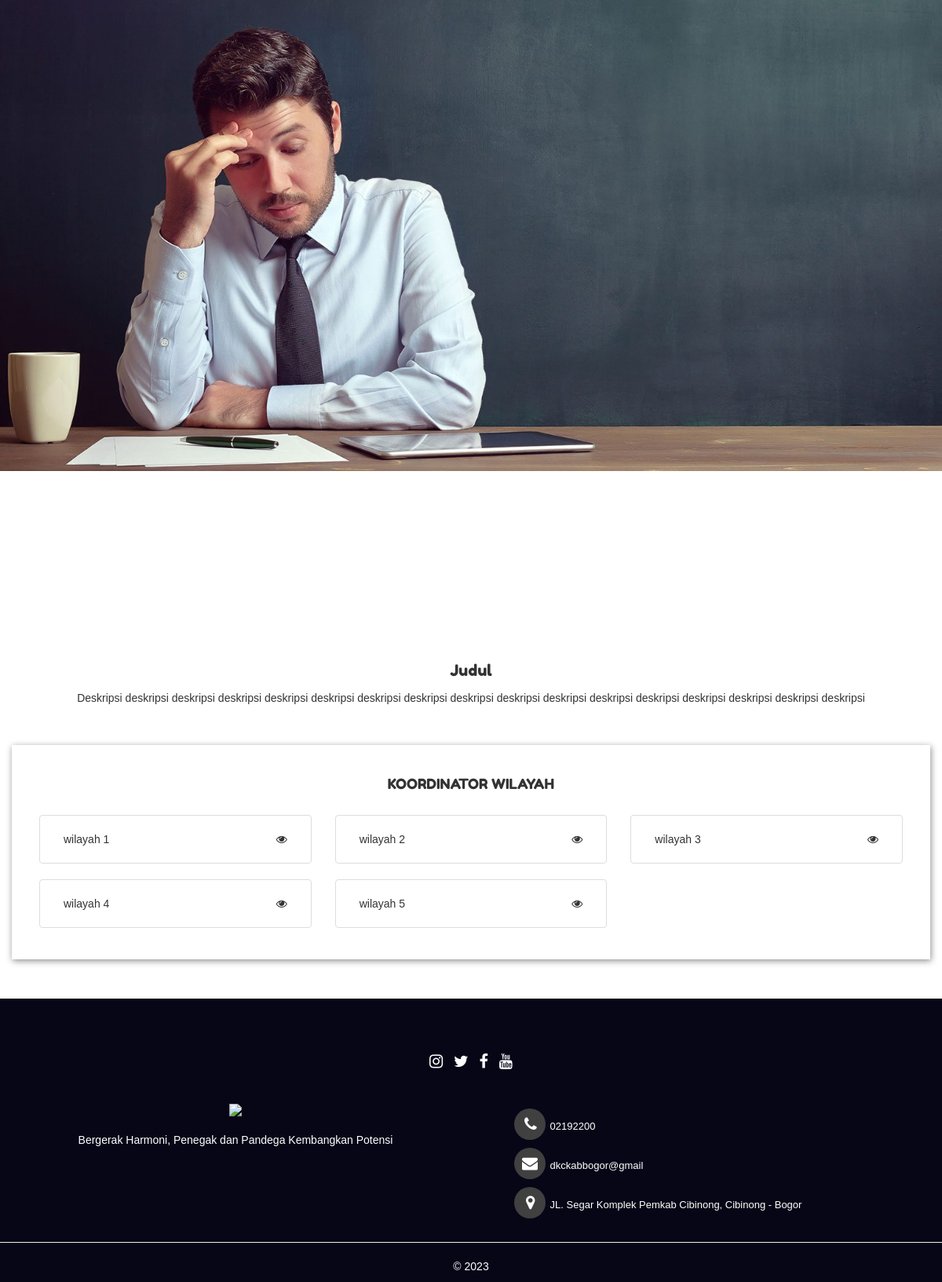
Screenshot of /dkc/korwil.php with the database file from the repository.
### tables this page shows
CREATE TABLE `menu` (
  `id` int(11) NOT NULL,
  `menu` varchar(200) NOT NULL,
  `gambar` varchar(200) NOT NULL,
  `judul` varchar(50) NOT NULL,
  `deskripsi` varchar(1000) NOT NULL,
  `tstamp` varchar(200) NOT NULL
);

CREATE TABLE `korwil` (
  `id` int(11) NOT NULL,
  `gambar` varchar(200) NOT NULL,
  `nama` varchar(200) NOT NULL,
  `wilayah` varchar(30) NOT NULL,
  `tstamp` varchar(30) NOT NULL
);

### adm/dkc/adm/f/fungsi/fungsi.php (called while the page is built, shortened)
<?php
$conn = mysqli_connect('localhost', 'root', '', 'dkc');
function korwil__menu() {
  global $conn;
  return mysqli_query($conn, "SELECT * FROM menu WHERE menu = 'korwil'");
}
function select__korwil() {
  global $conn;
  return mysqli_query($conn, "SELECT * FROM korwil ORDER BY id ASC");
}
function url(){
  return $url = 'http://localhost/dkkk/';
}
?>

### dkc/korwil.php (the view, shortened to what this page needs)
<?php
require '../adm/dkc/adm/f/fungsi/fungsi.php';
?>
<!DOCTYPE html>
<html lang="en" style="overflow-x: hidden">
<head>
  <link rel='stylesheet' href='<?= url(); ?>assets/css/bootstrap.min.css'>
  <link rel="stylesheet" type="text/css" href="<?= url(); ?>assets/css/style.css">
  <link rel="stylesheet" href="https://cdnjs.cloudflare.com/ajax/libs/font-awesome/4.7.0/css/font-awesome.min.css">
<body>
  <div class="swiper-container">
    <div class="swiper-wrapper">
      <?php foreach (korwil__menu() as $key): ?>
        <div class="swiper-slide"> <img src="<?= url() ?>adm/dkc/adm/assets/file/menu/<?= $key['gambar'] ?>"> </div>
      <?php endforeach ?>
    </div>
  </div>
  <br>
  <br>
  <div class="container">
    <center>
      <p style="font-family: 'Fredoka One'; font-size: 20px;"><?= $key['judul'] ?></p>
      <p>
        <?= $key['deskripsi'] ?>
      </p>
    </center>
  </div>
  <br>
<div style="margin-top: 20px;">
  <div class="row">
    <div class="col-md-12 col-xs-12 col-sm-12">
      <div class="card" style="padding: 20px; box-shadow: 1px 2px 8px rgba(0, 0, 0, 0.45);">
        <div class="row">
          <div class="card-body">
            <h1><p class="card-title" style="font-size: 18px; text-align: center; font-family: 'Fredoka One';">KOORDINATOR WILAYAH</p></h1>
            <br>
          </div>
<?php foreach (select__korwil() as $key): ?>
          <div class="col-md-4 col-xs-12 col-sm-12">
            <ul class="list-group list-group-flush">
              <li class="list-group-item">
                <div class="row">
                  <div class="col-md-9 col-xs-9" style="padding-top: 10px;">
                    <?= $key['wilayah'] ?>
                  </div>
                  <div class="col-md-3 col-xs-3">
                    <p style="text-align: right; padding-top: 10px;" data-toggle="modal" data-target="#fasilitas<?= $key['id'] ?>">
                      <i class="fa fa-eye"></i>
                    </p>
                  </div>
                </div>
              </li>
            </ul>
          </div>
<?php endforeach ?>
        </div>
      </div>
    </div>
  </div>
</div>
<center id="footer">
</center>
</body>
</html>

### assets/css/style.css (style rules this page uses)
html { height: 100%; max-width: 100%; overflow-x: hidden; }
body { font-family: Arial, Helvetica, sans-serif; }
* { box-sizing: border-box; }
.container { position: relative; margin: 0 auto; width: 100%; max-width: 1194px; }
.row { padding-left: 15px; padding-right: 15px; }
*, *:before, *:after { box-sizing: border-box; }

### dkc/korwil.php (style rules this page uses)
.swiper-container { width:100%; overflow:hidden; height:100vh; }
.swiper-slide { overflow:hidden; width:100%; }
img { width:100%; }

### rows the page displays
menu: gambar (picture), judul "Judul", deskripsi "Deskripsi deskripsi deskripsi deskripsi deskripsi deskripsi deskripsi deskripsi deskripsi deskripsi deskripsi deskripsi deskripsi deskripsi deskripsi deskripsi deskripsi"
korwil: wilayah "wilayah 1"
korwil: wilayah "wilayah 2"
korwil: wilayah "wilayah 3"
korwil: wilayah "wilayah 4"
korwil: wilayah "wilayah 5"
